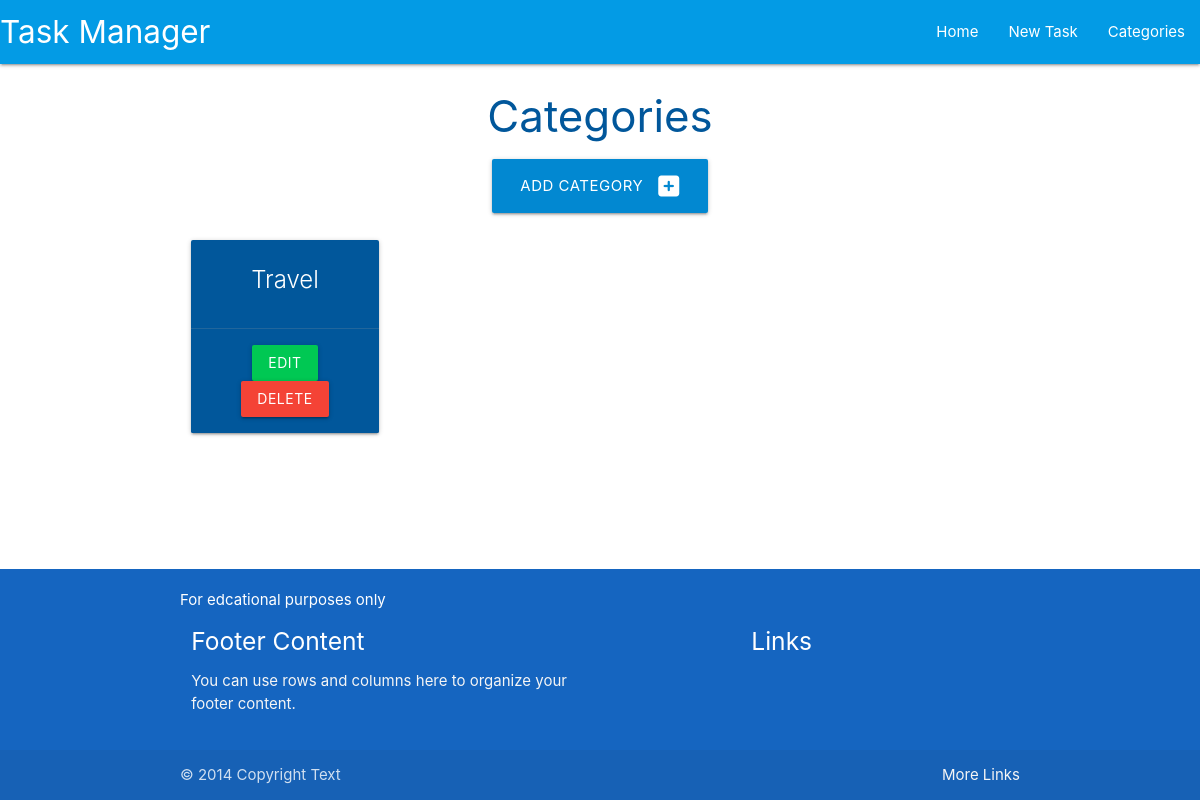
The page /categories on the database as committed earlier.
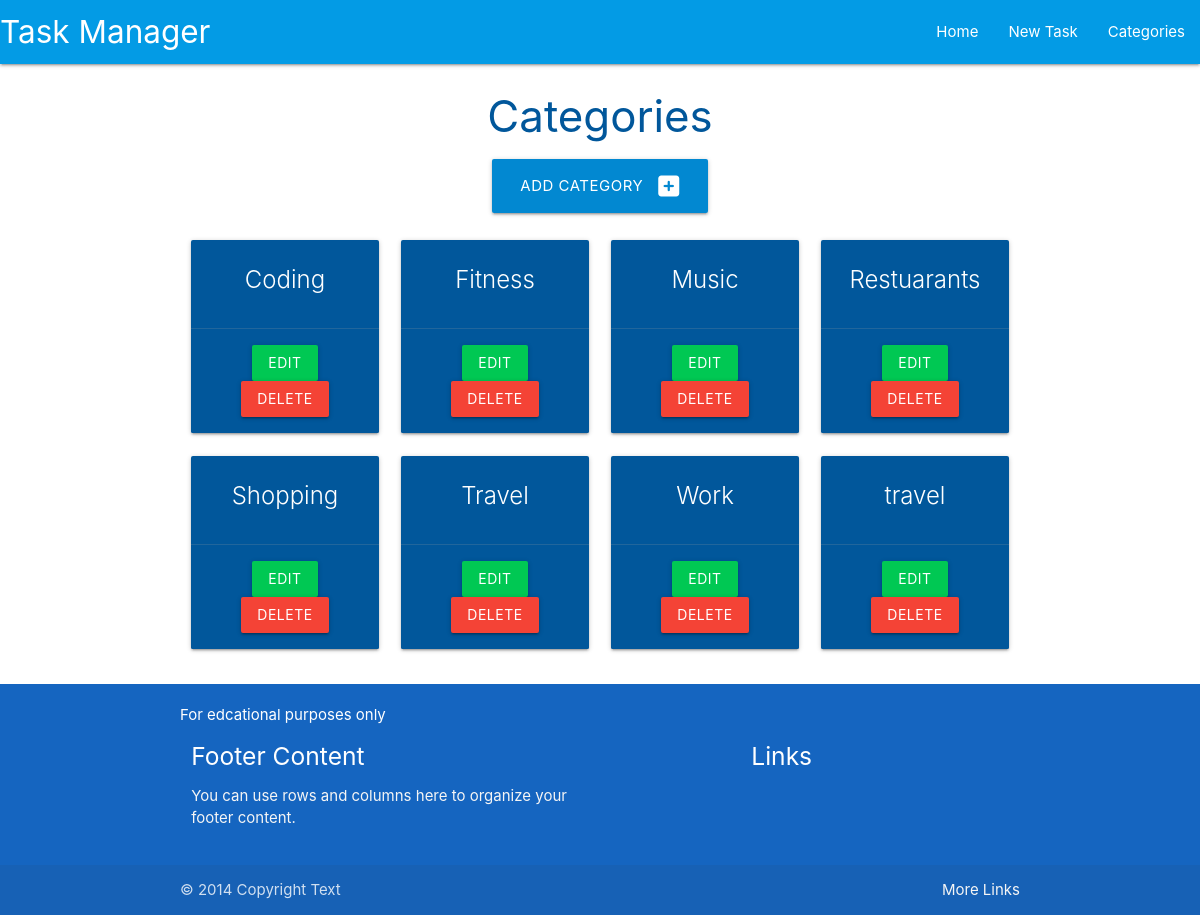
The same page on the database as committed later.
### taskmanager/models.py (models this page shows, shortened)
class Category(db.Model):
    id=db.Column(db.Integer,primary_key=True)
    category_name=db.Column(db.String(25),unique=True,nullable=False)
    tasks=db.relationship("Task",backref="category",cascade="all,delete",lazy=True)

### taskmanager/routes.py (the view)
@app.route("/categories")
def categories():
    categories = list(Category.query.order_by(Category.category_name).all())
    return render_template("categories.html",categories=categories)

### taskmanager/templates/categories.html
{% extends "base.html" %}
{% block content %}
<h3 class="light-blue-text text-darken-4 center-align">Categories</h3>
<div class="row">
    <div class="col s12 center-align">
        <a href="{{url_for('add_category')}}" class="btn-large light-blue darken-2">Add Category <i class="fas fa-plus-square right"></i></a>
    </div>
</div>
<div class="row">
    {% for category in categories %}
    <div class="col s12 m6 l3">
      <div class="card light-blue darken-4 center-align">
        <div class="card-content white-text">
          <span class="card-title">{{category.category_name}}</span>
        </div>
        <div class="card-action">
          <a href="#" class="btn green accent-4">Edit</a>
          <a href="#" class="btn red">Delete</a>
        </div>
      </div>
    </div>
    {% endfor %}
  </div>
{% endblock %}

### taskmanager/templates/base.html (shortened to what this page needs)
<!DOCTYPE html>
<html lang="en">
<head>
     <link rel="stylesheet" href="https://cdnjs.cloudflare.com/ajax/libs/materialize/1.0.0/css/materialize.min.css">
<link rel="stylesheet" href="{{url_for('static', filename='css/style.css')}}" type="text/css">
    </head>
<body>
    <header>
    <nav class="light-blue darken-1">
        <div class="nav-wrapper">
          <a href="{{url_for('home')}}" class="brand-logo">Task Manager</a>
          <ul class="right hide-on-med-and-down">
            <li><a href="{{url_for('home')}}">Home</a></li>
            <li><a href="">New Task</a></li>
            <li><a href="{{url_for('categories')}}">Categories</a></li>
          </ul>
        </div>
      </nav>
      </header>
  <main class="container">
{% block content %}
{% endblock %}
  </main>
  <footer class="page-footer blue darken-3">
    <div class="container">
        For edcational purposes only
      <div class="row">
        <div class="col l6 s12">
          <h5 class="white-text">Footer Content</h5>
          <p class="grey-text text-lighten-4">You can use rows and columns here to organize your footer content.</p>
        </div>
        <div class="col l4 offset-l2 s12">
          <h5 class="white-text">Links</h5>
        </div>
      </div>
    </div>
    <div class="footer-copyright">
      <div class="container">
      © 2014 Copyright Text
      <a class="grey-text text-lighten-4 right" href="#!">More Links</a>
      </div>
    </div>
  </footer>
</body>
</html>

### taskmanager/static/css/style.css (style rules this page uses)
body { display: flex; min-height: 100vh; flex-direction: column; }
main { flex: 1 0 auto; }

Rows that differ between the two databases and show on the page:
added Category: category_name "Coding"
added Category: category_name "Fitness"
added Category: category_name "Music"
added Category: category_name "Restuarants"
added Category: category_name "Shopping"
added Category: category_name "Work"
added Category: category_name "travel"
